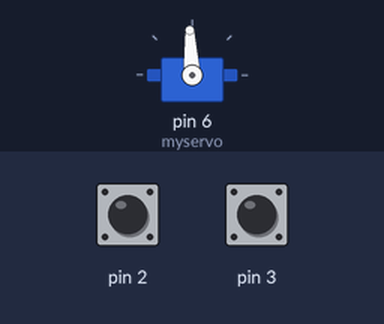
The sketch below on a simulated Arduino Uno, built with avr-gcc and run on an emulated ATmega328P. Parts: servo. The test bench sets the inputs (shaded band); at power-on: pin 2 HIGH, pin 3 HIGH. What the sketch prints to the serial monitor is not drawn.

Above: at 1.2 s.
1.3 s: pin 2 pulled LOW for 1 s
At 3.6 s:
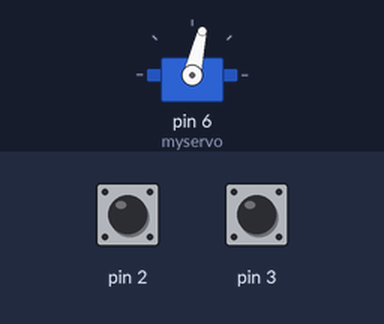
4.3 s: pin 3 pulled LOW for 3.2 s
At 8.4 s:
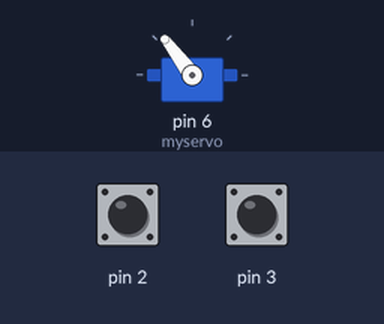
9.0 s: pin 3 pulled LOW for 1 s
At 10.5 s:
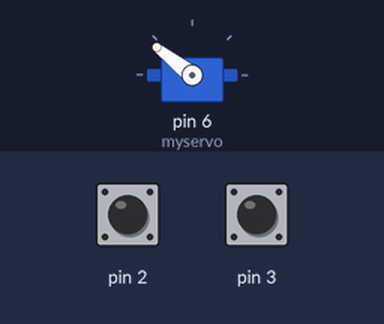
12.0 s: pin 3 pulled LOW for 3.2 s
At 15.2 s:
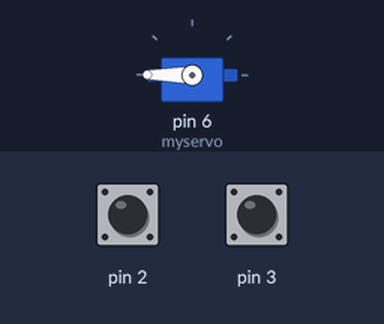
16.7 s: pin 2 pulled LOW for 0.15 s
At 17.8 s:
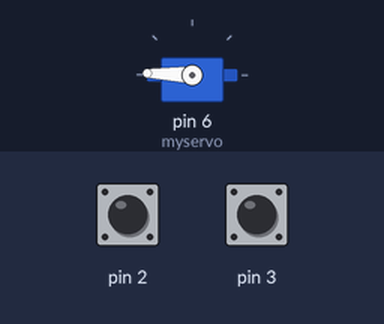
18.3 s: pin 2 pulled LOW for 3.2 s
At 18.96 s:
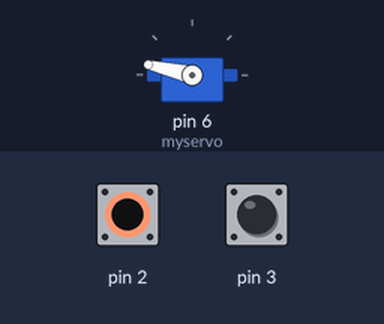
Timing chart, 0 to 23.0 s (numbered marks = the images above; inputs shaded):
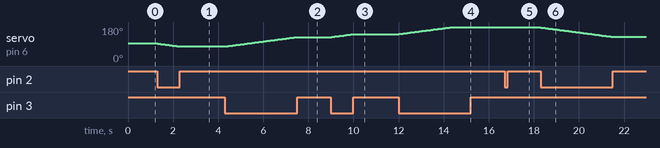

Measured:
- after the input at 1.3 s, servo on pin 6 (myservo): moves from 93° to 77° over 0.96 s, starting at once
- after the input at 4.3 s, servo on pin 6 (myservo): moves from 77° to 127° over 3.2 s, starting at once
- after the input at 9.0 s, servo on pin 6 (myservo): moves from 127° to 142° over 0.90 s, starting at once
- after the input at 12.0 s, servo on pin 6 (myservo): moves from 142° to 180° over 2.4 s, starting at once
- after the input at 16.7 s, servo on pin 6 (myservo): 180° → 179° at once, → 178° 0.06 s later
- after the input at 18.3 s, servo on pin 6 (myservo): moves from 178° to 128° over 3.2 s, starting at once

The sketch:

servo.ino
```cpp
/*
 Controlling a servo position using a potentiometer (variable resistor)
 by Michal Rinott <http://people.interaction-ivrea.it/m.rinott>

 modified on 8 Nov 2013
 by Scott Fitzgerald
 http://www.arduino.cc/en/Tutorial/Knob
*/

#include <Servo.h>

Servo myservo; // create servo object to control a servo

int val = 1500, min = 544, max = 2400;
unsigned long lm = 0, t = 1000;

void setup()
{
    pinMode(2, INPUT_PULLUP);
    pinMode(3, INPUT_PULLUP);
    myservo.attach(6);
    Serial.begin(9600);
}

void loop()
{
    unsigned long m = micros();
    if (m - lm >= t)
    {
        if (!digitalRead(2) && val > min)
        {
            val--;
        }
        if (!digitalRead(3) && val < max)
        {
            val++;
        }
        lm = m;
    }
    Serial.println(myservo.readMicroseconds());
    myservo.writeMicroseconds(val);
}
```
